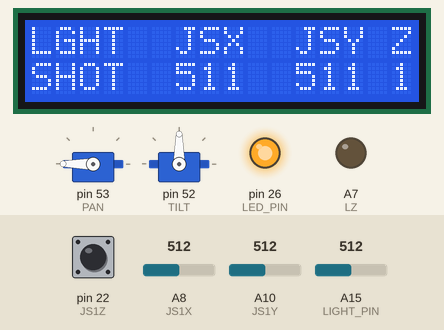
The sketch below on a simulated Arduino Mega 2560, built with avr-gcc and run on an emulated ATmega2560. On the bench: 2 × servo, 16×2 character LCD, output pins drawn as LEDs (lit = HIGH). Inputs (shaded band) come from the test bench; at power-on: A15 (LIGHT_PIN) = 512, A8 (JS1X) = 512, A10 (JS1Y) = 512, pin 22 (JS1Z) HIGH.

Above: at 1.2 s.
1.3 s: A15 (LIGHT_PIN) set to 38
4.3 s: A15 (LIGHT_PIN) set to 32
At 4.7 s:
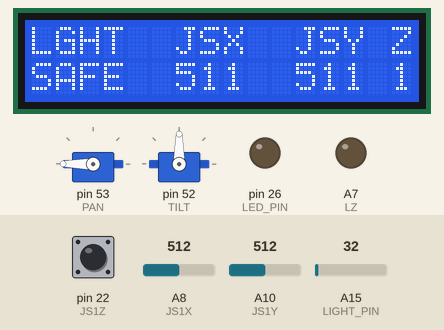
7.3 s: A8 (JS1X) set to 560
At 8.6 s:
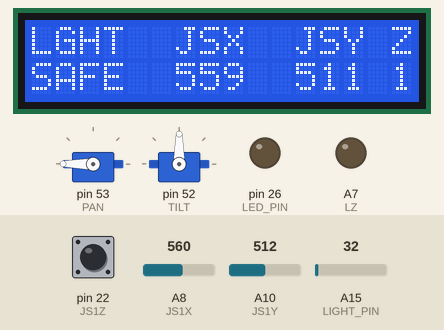
9.1 s: A8 (JS1X) set to 584
At 9.57 s:
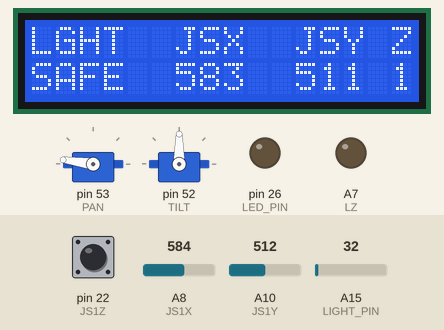
11.8 s: A10 (JS1Y) set to 716
At 11.99 s:
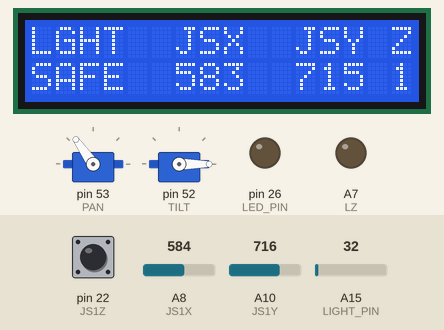
14.2 s: pin 22 (JS1Z) pulled LOW for 0.15 s
At 14.41 s:
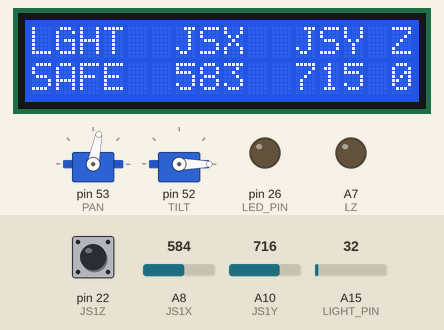
Timing chart, 0 to 18.4 s (numbered marks = the images above; inputs shaded):
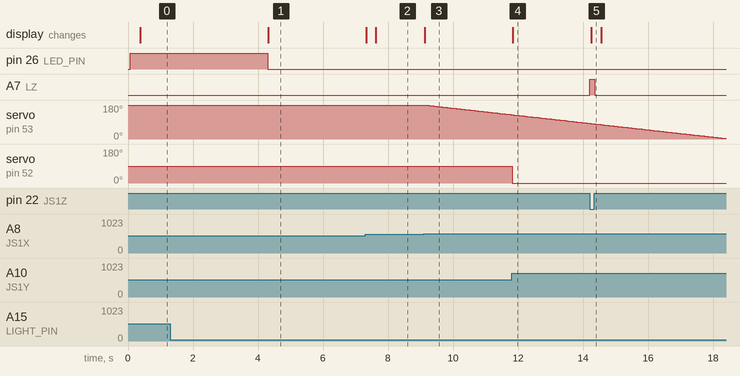

The sketch:

p1phase1.ino
```cpp
#include <Servo.h>
#include <LiquidCrystal.h>

// select the pins used on the LCD panel
LiquidCrystal lcd(8, 9, 4, 5, 6, 7);
int lcd_key     = 0;
int adc_key_in  = 0;

double z1 = 1;
double z0;
int x1 = 230;
int y1 = 506;
int z, x0,x, y0, y;
int JS1Z = 22;
int JS1X = A8;
int JS1Y = A10;
int PAN = 53;
int TILT = 52;
int LZ = A7;
//tiltvars
int maxAdjustTilt = 10;
int tiltSpeed = 0;
static unsigned int tiltValue = 500;
//panvars
int maxAdjustPan = 40;
int panSpeed = 0;
static unsigned int panValue = 2100;
Servo panServo;
Servo tiltServo;

// Light sensor and LED
const int LIGHT_PIN = A15; // Pin connected to voltage divider output
const int LED_PIN = 26; // Use built-in LED as dark indicator
// Measure the voltage at 5V and the actual resistance of your
// 47k resistor, and enter them below:
const float VCC = 4.98; // Measured voltage of Ardunio 5V line
const float R_DIV = 4660.0; // Measured resistance of 3.3k resistor
// Set this to the minimum resistance require to turn an LED on:
const float DARK_THRESHOLD = 130000.0;

void setup() {
  cli();
  pinMode(JS1Z, INPUT_PULLUP);
  pinMode(JS1X, INPUT);
  pinMode(JS1Y, INPUT);
  pinMode(LZ, OUTPUT);
  Serial.begin(9600);
  panServo.attach(PAN, 750, 2100);
  tiltServo.attach(TILT, 500, 1000);
  // timer setup for tilt
  TCCR4A = 0;
  TCCR4B = 0;
  //Set prescaller to 256
  TCCR4B |= (1<<CS42);

  //Set TOP value (0.5 seconds)
  OCR4B = 1736;

  //Enable interupt A for timer 3.
  TIMSK4 |= (1<<OCIE4B);

  TCNT4 = 0;

  // timer setup for pan
  // clear timer config
  TCCR3A = 0;
  TCCR3B = 0;
  //Set prescaller to 256
  TCCR3B |= (1<<CS32);

  //Set TOP value (0.5 seconds)
  OCR3B = 1736;

  //Enable interupt A for timer 3.
  TIMSK3 |= (1<<OCIE3B);

  //Set timer to 0 (optional here).
  TCNT3 = 0;
  sei();

  // LCD things
  lcd.begin(16, 2);              // start the library
  lcd.setCursor(0,0);
  lcd.print("LGHT  JSX  JSY Z");

  // Light sensor and LED
  pinMode(LIGHT_PIN, INPUT);
  pinMode(LED_PIN, OUTPUT);

}
// tilt handling
/*
At this point tilt doesnt appear to be working I'm going to head home also
there was some inexplicable shange in our x axis range
*/
ISR(TIMER4_COMPB_vect){
  int tiltInput = y1;
  int oldSpeed = tiltSpeed;
  if(tiltInput > 570){
    tiltSpeed = map(tiltInput, 570, 1021, 0, -maxAdjustTilt);
  }
  else if(tiltInput < 440){
    tiltSpeed = map(tiltInput, 440, 0, 0, maxAdjustTilt);
  }
  else{
    tiltSpeed = 0;
  }
  if(oldSpeed - tiltSpeed > 2){
    tiltSpeed = oldSpeed - 2;
  }
  else if( oldSpeed - tiltSpeed < -2){
    tiltSpeed = oldSpeed + 2;
  }
  tiltValue += tiltSpeed;
  if(tiltValue > 1000)
    tiltValue = 1000;
  if(tiltValue < 500)
    tiltValue = 500;

  if(tiltSpeed != 0)
    tiltServo.writeMicroseconds(tiltValue);
  TCNT4 = 0;
}
//pan handling
ISR(TIMER3_COMPB_vect){
  int panInput = x1;
  int oldSpeed = panSpeed;
  if(panInput > 575){
    panSpeed = map(panInput, 525, 1022, 0, -maxAdjustPan);
  }
  else if (panInput < 425){
    panSpeed = map(panInput, 425, 0, 0, maxAdjustPan);
  }
  else{
    panSpeed = 0;
  }

  if(oldSpeed - panSpeed > 2){
    panSpeed = oldSpeed - 2;
  }
  else if( oldSpeed - panSpeed < -2){
    panSpeed = oldSpeed + 2;
  }
  panValue += panSpeed;

  if(panValue > 2100)
    panValue = 2100;
  if(panValue < 750)
    panValue = 750;

  if (panSpeed != 0)
    panServo.writeMicroseconds(panValue);
  TCNT3 = 0;
}

void loop() {
  // lazer handling
  z0 = z1;
  z = digitalRead(JS1Z);
  z1 = z0 + ((z-z0)*0.3);
  z = (int)(z1 + 0.5);
  analogWrite(LZ, (int)(1-z)*200);
  // pan handling
  x0 = x1;
  x = analogRead(JS1X);
  x1 = x0 + ((x-x0)>>1);
  //tilt handling
  y0 = y1;
  y = analogRead(JS1Y);
  y1 = y0 + ((y-y0)>>1);

  // LCD print joystick X,Y,Z
  lcd.setCursor(5,1);
  lcd.print("           ");//0000 0000 0");
  lcd.setCursor(5,1);
  char printfStr[16];
  sprintf(printfStr,"%4d %4d %d",x1, y1,(int)(z1 + 0.5));
  lcd.print(printfStr);

  // Light sensor and LED
  // Read the ADC, and calculate voltage and resistance from it
  int lightADC = analogRead(LIGHT_PIN);
  if (lightADC > 0)
  {
    // Use the ADC reading to calculate voltage and resistance
    float lightV = lightADC * VCC / 1023.0;
    float lightR = R_DIV * (VCC / lightV - 1.0);
    // If resistance of photocell is greater than the dark
    // threshold setting, turn the LED on.
    if (lightR >= DARK_THRESHOLD){
      digitalWrite(LED_PIN, LOW);
      lcd.setCursor(0,1);
      lcd.print("SAFE");
    }
    else{
      digitalWrite(LED_PIN, HIGH);
      lcd.setCursor(0,1);
      lcd.print("SHOT");
    }
  }

}
```

schedule.cpp
```cpp
#include "scheduler.h"

#include "arduino/Arduino.h"
#include <avr/interrupt.h>

typedef struct
{
	int32_t period;
	int32_t remaining_time;
	uint8_t is_running;
	task_cb callback;
} task_t;

task_t tasks[MAXTASKS];

uint32_t last_runtime;

void Scheduler_Init()
{
	last_runtime = millis();
}

void Scheduler_StartTask(int16_t delay, int16_t period, task_cb task)
{
	static uint8_t id = 0;
	if (id < MAXTASKS)
	{
		tasks[id].remaining_time = delay;
		tasks[id].period = period;
		tasks[id].is_running = 1;
		tasks[id].callback = task;
		id++;
	}
}

uint32_t Scheduler_Dispatch()
{
	uint8_t i;

	uint32_t now = millis();
	uint32_t elapsed = now - last_runtime;
	last_runtime = now;
	task_cb t = NULL;
	uint32_t idle_time = 0xFFFFFFFF;

	// update each task's remaining time, and identify the first ready task (if there is one).
	for (i = 0; i < MAXTASKS; i++)
	{
		if (tasks[i].is_running)
		{
			// update the task's remaining time
			tasks[i].remaining_time -= elapsed;
			if (tasks[i].remaining_time <= 0)
			{
				if (t == NULL)
				{
					// if this task is ready to run, and we haven't already selected a task to run,
					// select this one.
					t = tasks[i].callback;
					tasks[i].remaining_time += tasks[i].period;
				}
				idle_time = 0;
			}
			else
			{
				idle_time = min((uint32_t)tasks[i].remaining_time, idle_time);
			}
		}
	}
	if (t != NULL)
	{
		// If a task was selected to run, call its function.
		t();
	}
	return idle_time;
}
```

scheduler.h
```cpp
#ifndef SCHEDULER_H_
#define SCHEDULER_H_

#include <avr/io.h>

///Up to this many tasks can be run, in addition to the idle task
#define MAXTASKS	8

///A task callback function
typedef void (*task_cb)();

/**
 * Initialise the scheduler.  This should be called once in the setup routine.
 */
void Scheduler_Init();

/**
 * Start a task.
 * The function "task" will be called roughly every "period" milliseconds starting after "delay" milliseconds.
 * The scheduler does not guarantee that the task will run as soon as it can.  Tasks are executed until completion.
 * If a task misses its scheduled execution time then it simply executes as soon as possible.  Don't pass stupid
 * values (e.g. negatives) to the parameters.
 *
 * \param id The tasks ID number.  This must be between 0 and MAXTASKS (it is used as an array index).
 * \param delay The task will start after this many milliseconds.
 * \param period The task will repeat every "period" milliseconds.
 * \param task The callback function that the scheduler is to call.
 */
void Scheduler_StartTask(int16_t delay, int16_t period, task_cb task);

/**
 * Go through the task list and run any tasks that need to be run.  The main function should simply be this
 * function called as often as possible, plus any low-priority code that you want to run sporadically.
 */
uint32_t Scheduler_Dispatch();

#endif /* SCHEDULER_H_ */
```

Measured:
- the behaviour switches between 36 and 35 on A15 (LIGHT_PIN) (found by bisection; images 0 and 1)
- after the input at 1.3 s, every drawn part: stays the same
- after the input at 4.3 s, pin 26 (LED_PIN): HIGH → LOW at once; the display: changes at once (image 1)
- after the input at 7.3 s, the display: first changes at once (image 2 shows a later state)
- after the input at 9.1 s, servo on pin 53 (PAN): moves from 180° to 129° over 2.6 s, starting after 0.05 s; the display: changes at once (image 3)
- after the input at 11.8 s, servo on pin 52 (TILT): 90° → 0° at once; the display: changes at once (image 4)
- after the input at 14.2 s, A7 (LZ): LOW → HIGH at once, → LOW 0.15 s later; the display: changes after 0.06 s (image 5)
